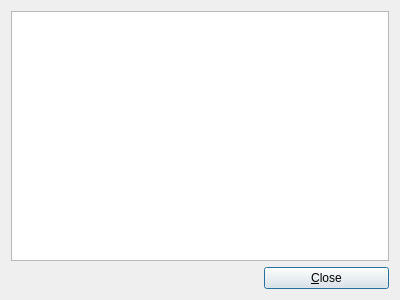
<?xml version="1.0" encoding="UTF-8"?>
<ui version="4.0">
 <class>generalmessagediag</class>
 <widget class="QDialog" name="generalmessagediag">
  <property name="geometry">
   <rect>
    <x>0</x>
    <y>0</y>
    <width>400</width>
    <height>300</height>
   </rect>
  </property>
  <property name="windowTitle">
   <string>BiblioteQ: General Message Dialog</string>
  </property>
  <property name="windowIcon">
   <iconset resource="../Icons/icons.qrc">
    <normaloff>:/book.png</normaloff>:/book.png</iconset>
  </property>
  <layout class="QVBoxLayout" name="verticalLayout">
   <item>
    <widget class="QTextBrowser" name="text">
     <property name="tabChangesFocus">
      <bool>true</bool>
     </property>
     <property name="textInteractionFlags">
      <set>Qt::LinksAccessibleByKeyboard|Qt::LinksAccessibleByMouse|Qt::TextBrowserInteraction|Qt::TextSelectableByKeyboard|Qt::TextSelectableByMouse</set>
     </property>
     <property name="openLinks">
      <bool>false</bool>
     </property>
    </widget>
   </item>
   <item>
    <layout class="QHBoxLayout" name="_2">
     <property name="spacing">
      <number>5</number>
     </property>
     <item>
      <spacer>
       <property name="orientation">
        <enum>Qt::Horizontal</enum>
       </property>
       <property name="sizeType">
        <enum>QSizePolicy::Expanding</enum>
       </property>
       <property name="sizeHint" stdset="0">
        <size>
         <width>39</width>
         <height>20</height>
        </size>
       </property>
      </spacer>
     </item>
     <item>
      <widget class="QPushButton" name="cancelButton">
       <property name="minimumSize">
        <size>
         <width>125</width>
         <height>0</height>
        </size>
       </property>
       <property name="text">
        <string>&amp;Close</string>
       </property>
       <property name="icon">
        <iconset resource="../Icons/icons.qrc">
         <normaloff>:/16x16/cancel.png</normaloff>:/16x16/cancel.png</iconset>
       </property>
      </widget>
     </item>
    </layout>
   </item>
  </layout>
 </widget>
 <resources>
  <include location="../Icons/icons.qrc"/>
 </resources>
 <connections/>
</ui>
